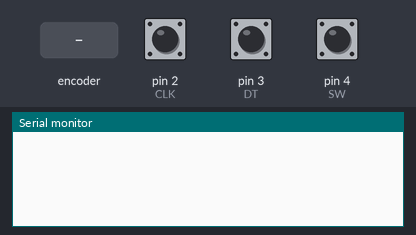
This sketch was run on a simulated Arduino Uno, built with avr-gcc and run on an emulated ATmega328P. On the bench: the last lines printed to the serial monitor. Inputs (shaded band) come from the test bench; at power-on: pin 4 (SW) HIGH, pin 2 (CLK) HIGH, pin 3 (DT) HIGH.

Above: at 1.2 s.
1.3 s: rotary encoder on pin 2 (CLK) / pin 3 (DT) turned 1 step (first pin leading)
At 2.2 s:
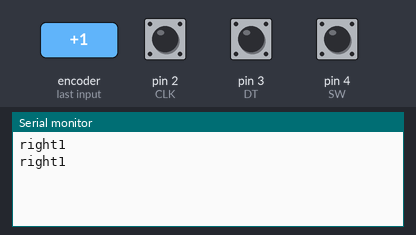
3.0 s: pin 4 (SW) pulled LOW for 0.15 s
At 4.1 s:
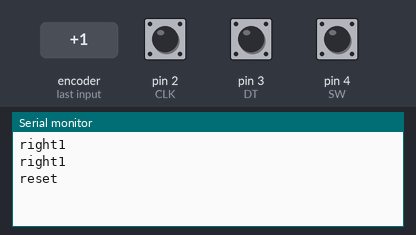
4.6 s: rotary encoder on pin 2 (CLK) / pin 3 (DT) turned 2 steps (second pin leading)
At 5.8 s:
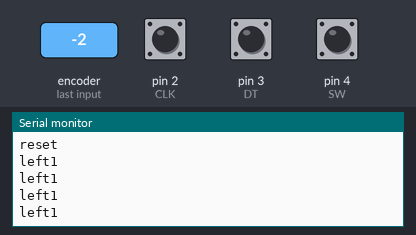

Measured:
- after the input at 1.3 s, the serial monitor: prints a new line at once (image 1)
- after the input at 3.0 s, the serial monitor: prints a new line at once (image 2)
- after the input at 4.6 s, the serial monitor: prints a new line at once (image 3)

The sketch:

rotatory_encoder_1.ino
```cpp
#define CLK 2  // 旋转编码器时钟信号 (D2)
#define DT 3   // 旋转编码器数据信号 (D3)
#define SW 4   // 旋转编码器按钮 (D4)

int lastCLK = HIGH;  // 存储上一次的 CLK 状态
int lastButtonState = HIGH; // 存储上一次按钮状态

void setup() {
    Serial.begin(9600);

    pinMode(CLK, INPUT_PULLUP);
    pinMode(DT, INPUT_PULLUP);
    pinMode(SW, INPUT_PULLUP);
}

void loop() {
    int currentCLK = digitalRead(CLK);  // 读取 CLK 信号
    int currentDT = digitalRead(DT);    // 读取 DT 信号
    int currentButton = digitalRead(SW); // 读取按钮状态

    // 检测旋转方向
    if (currentCLK != lastCLK) {
        if (currentDT != currentCLK) {
            Serial.println("right1");  // 顺时针旋转，右移
        } else {
            Serial.println("left1");   // 逆时针旋转，左移
        }
    }
    lastCLK = currentCLK;  // 更新上一次的 CLK 状态

    // 检测按钮按下
    if (currentButton == LOW && lastButtonState == HIGH) {
        Serial.println("reset");  // 发送重置指令
        delay(500);  // 防止抖动
    }
    lastButtonState = currentButton;  // 更新按钮状态
}
```
